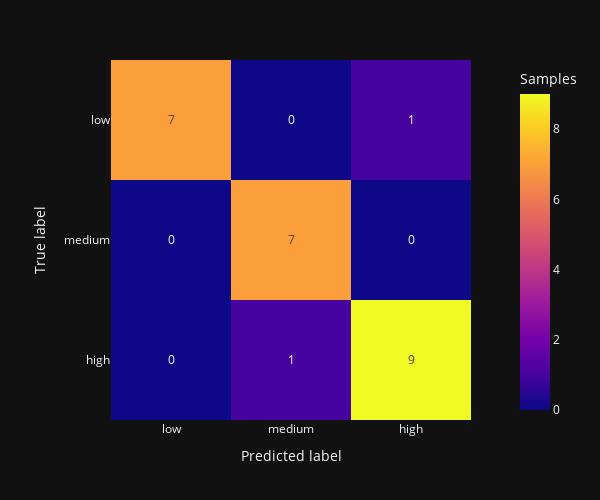

The notebook cell saved with this chart:
### Code cell
import plotly.io as pio
fig = px.imshow(cm, 
                text_auto=True,
                labels=dict(x="Predicted label", y="True label", color="Samples"),
                x=['low','medium','high'],
                y=['low','medium','high'],
                height=500,
                width=600,
                template='plotly_dark')
pio.write_image(fig, 
                '../reports/plotly_cm.png',
                scale=2)

pio.write_html(fig,
               '../reports/plotly_cm.html',
                full_html=False)
fig.show()

### Figure 1 — Plotly figure (JSON) as saved in the notebook; plotly's stock layout.template omitted (floating-point values rounded to 4 significant figures)
{"data": [{"coloraxis": "coloraxis", "hovertemplate": "Predicted label: %{x}<br>True label: %{y}<br>Samples: %{z}<extra></extra>", "name": "0", "texttemplate": "%{z}", "type": "heatmap", "x": ["low", "medium", "high"], "xaxis": "x", "y": ["low", "medium", "high"], "yaxis": "y", "z": [[7, 0, 1], [0, 7, 0], [0, 1, 9]]}], "layout": {"coloraxis": {"colorbar": {"title": {"text": "Samples"}}, "colorscale": [[0, "#0d0887"], [0.1111, "#46039f"], [0.2222, "#7201a8"], [0.3333, "#9c179e"], [0.4444, "#bd3786"], [0.5556, "#d8576b"], [0.6667, "#ed7953"], [0.7778, "#fb9f3a"], [0.8889, "#fdca26"], [1, "#f0f921"]]}, "height": 500, "margin": {"t": 60}, "width": 600, "xaxis": {"anchor": "y", "constrain": "domain", "domain": [0, 1], "scaleanchor": "y", "title": {"text": "Predicted label"}}, "yaxis": {"anchor": "x", "autorange": "reversed", "constrain": "domain", "domain": [0, 1], "title": {"text": "True label"}}}}
